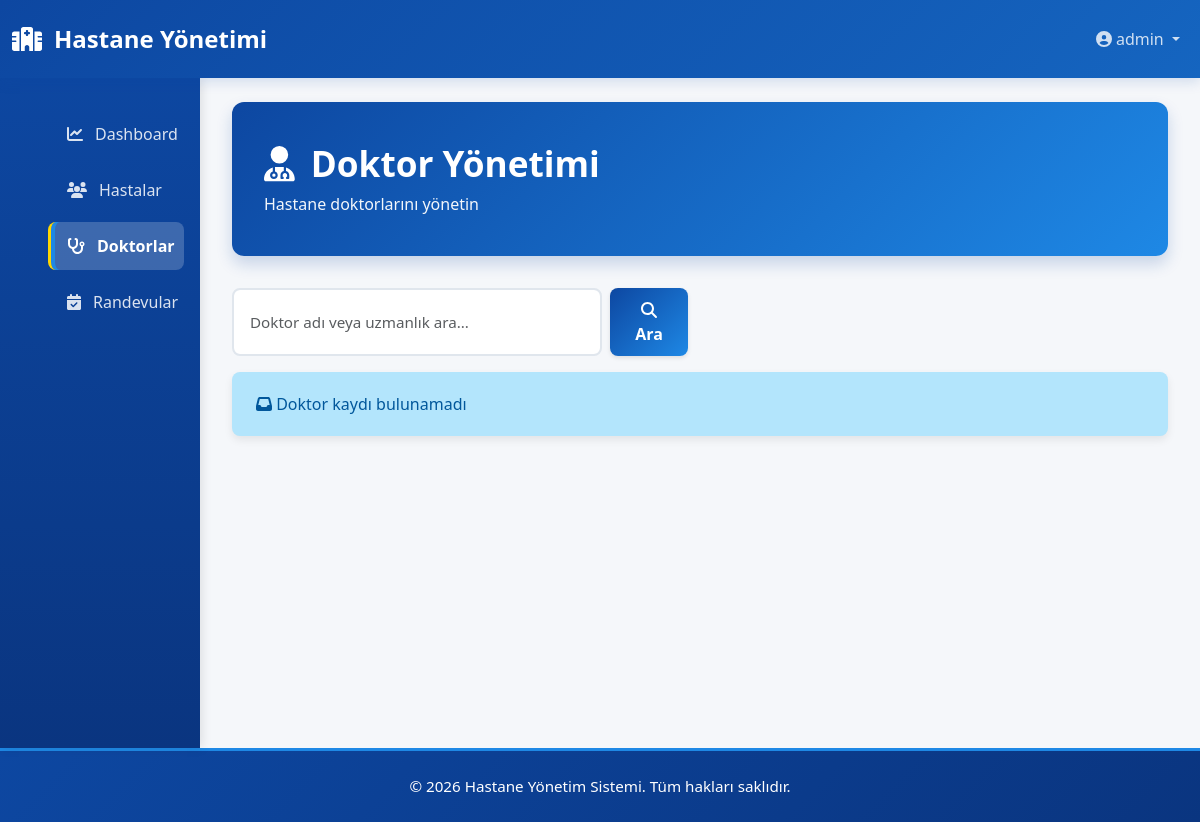
Page /doctors/ (signed in) on the earlier database version.
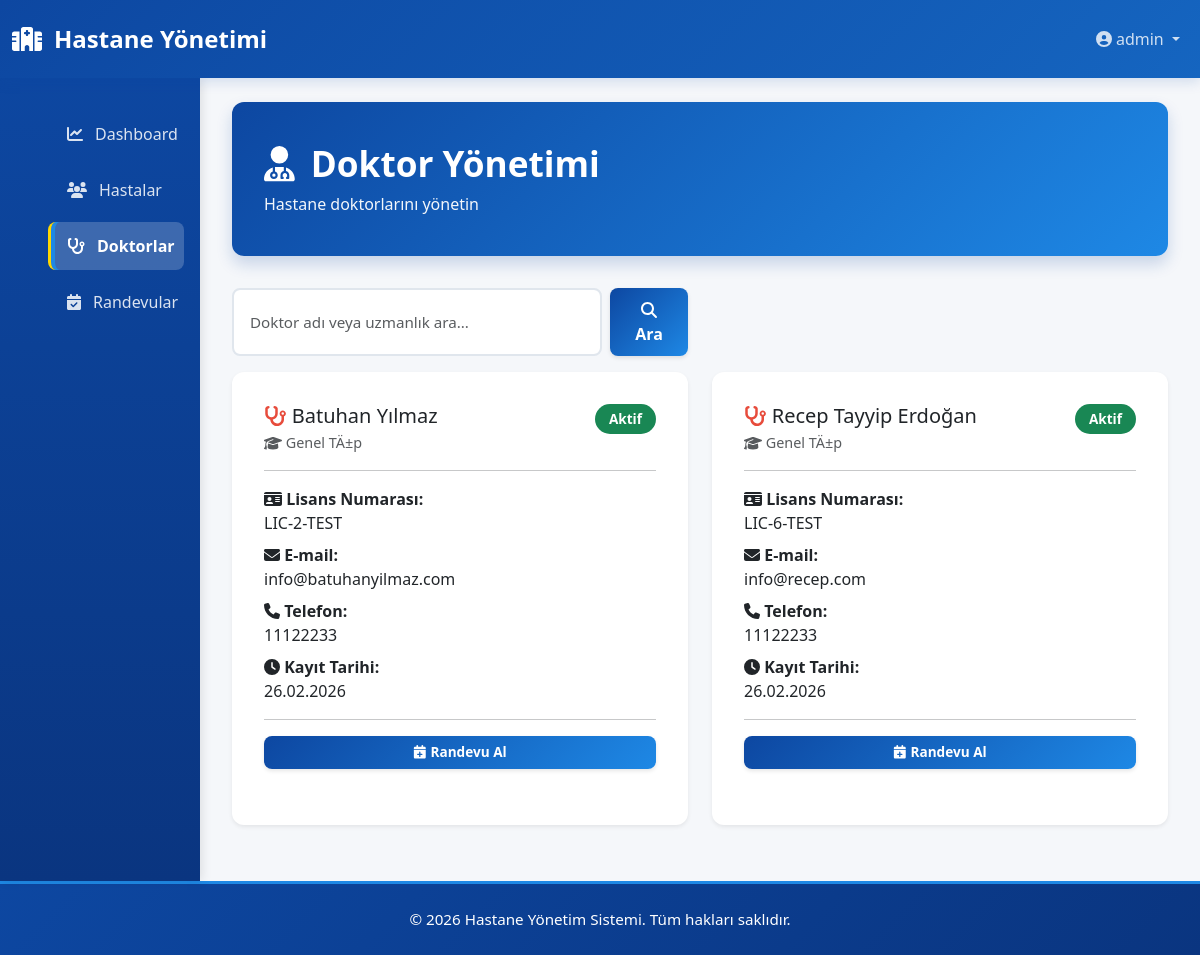
Same page on the later database version.
### user/models.py (models this page shows, shortened)
class CustomUser(AbstractUser):
    ROLE_CHOICES = (
        ('DOCTOR', 'Doctor'),
        ('SECRETARY', 'Secretary'),
    )
    role = models.CharField(max_length=20, choices=ROLE_CHOICES)
    phone = models.CharField(max_length=20, blank=True, null=True)
    created_at = models.DateTimeField(auto_now_add=True)

### doctor/models.py (models this page shows, shortened)
class Doctor(models.Model):
    user = models.OneToOneField(User, on_delete=models.CASCADE)
    license_number = models.CharField(max_length=100, unique=True)
    specialization = models.CharField(max_length=100)
    created_at = models.DateTimeField(auto_now_add=True)

### doctor/views.py (the view)
# urls.py: path("", DoctorListView.as_view(), name="doctor_list"),
class DoctorListView(LoginRequiredMixin, ListView):
    model = Doctor
    template_name = 'doctor_list.html'
    context_object_name = 'doctors'
    ordering = ['user__last_name']
    def get_queryset(self):
        user = self.request.user
        if user.role == 'DOCTOR':
            return Doctor.objects.filter(user=user)
        else:
            return Doctor.objects.all()

### templates/doctor_list.html (shortened to what this page needs)
{% extends 'base.html' %}
{% block content %}
<div class="page-header">
    <h1><i class="fas fa-user-md"></i> Doktor Yönetimi</h1>
    <p class="mt-2 mb-0">Hastane doktorlarını yönetin</p>
</div>
<div class="row mb-3">
    <div class="col-md-6">
        <form method="get" class="d-flex gap-2">
            <input type="text" name="search" class="form-control" placeholder="Doktor adı veya uzmanlık ara..." value="{{ request.GET.search }}">
            <button type="submit" class="btn btn-primary">
                <i class="fas fa-search"></i> Ara
            </button>
        </form>
    </div>
</div>
<div class="row">
    {% for doctor in doctors %}
    <div class="col-md-6 mb-4">
        <div class="card h-100 border-0 shadow-sm">
            <div class="card-body">
                <div class="d-flex justify-content-between align-items-start mb-3">
                    <div>
                        <h5 class="card-title mb-1">
                            <i class="fas fa-stethoscope" style="color: #e74c3c;"></i>
                            {{ doctor.user.first_name }} {{ doctor.user.last_name }}
                        </h5>
                        <p class="text-muted mb-0" style="font-size: 0.9rem;">
                            <i class="fas fa-graduation-cap"></i> {{ doctor.specialization }}
                        </p>
                    </div>
                    <span class="badge bg-success">Aktif</span>
                </div>
                <hr>
                <div class="mb-3">
                    <p class="mb-2">
                        <strong><i class="fas fa-id-card"></i> Lisans Numarası:</strong><br>
                        {{ doctor.license_number }}
                    </p>
                    <p class="mb-2">
                        <strong><i class="fas fa-envelope"></i> E-mail:</strong><br>
                        {{ doctor.user.email }}
                    </p>
                    <p class="mb-2">
                        <strong><i class="fas fa-phone"></i> Telefon:</strong><br>
                        {{ doctor.user.phone }}
                    </p>
                    <p class="mb-0">
                        <strong><i class="fas fa-clock"></i> Kayıt Tarihi:</strong><br>
                        {{ doctor.created_at|date:"d.m.Y" }}
                    </p>
                </div>
                <hr>
                <a href="{% url 'appointment_create' %}" class="btn btn-sm btn-primary w-100">
                    <i class="fas fa-calendar-plus"></i> Randevu Al
                </a>
            </div>
        </div>
    </div>
    {% empty %}
    <div class="col-md-12">
        <div class="alert alert-info" role="alert">
            <i class="fas fa-inbox"></i> Doktor kaydı bulunamadı
        </div>
    </div>
    {% endfor %}
</div>
{% endblock %}

### templates/base.html (shortened to what this page needs)
<!DOCTYPE html>
<html lang="tr">
<head>
    <link href="https://cdn.jsdelivr.net/npm/bootstrap@5.3.0/dist/css/bootstrap.min.css" rel="stylesheet">
    <link rel="stylesheet" href="https://cdnjs.cloudflare.com/ajax/libs/font-awesome/6.4.0/css/all.min.css">
</head>
<body>
    <nav class="navbar navbar-expand-lg navbar-dark">
        <div class="container-fluid">
            <a class="navbar-brand" href="{% url 'dashboard' %}">
                <i class="fas fa-hospital"></i>
                Hastane Yönetimi
            </a>
            <div class="collapse navbar-collapse" id="navbarNav">
                <ul class="navbar-nav ms-auto">
                    <li class="nav-item dropdown">
                        <a class="nav-link dropdown-toggle" href="#" id="userDropdown" role="button" data-bs-toggle="dropdown" aria-expanded="false">
                            <i class="fas fa-user-circle"></i> {{ user.get_full_name|default:user.username }}
                        </a>
                    </li>
                </ul>
            </div>
        </div>
    </nav>
    <div class="container-fluid flex-grow-1">
        <div class="row h-100">
            <nav class="col-lg-2 sidebar d-none d-lg-block">
                <ul class="sidebar-menu">
                    <li>
                        <a href="{% url 'dashboard' %}" class="{% if request.resolver_match.url_name == 'dashboard' %}active{% endif %}">
                            <i class="fas fa-chart-line"></i>
                            <span>Dashboard</span>
                        </a>
                    </li>
                    <li>
                        <a href="{% url 'patient_list' %}" class="{% if 'patient' in request.resolver_match.url_name %}active{% endif %}">
                            <i class="fas fa-users"></i>
                            <span>Hastalar</span>
                        </a>
                    </li>
                    <li>
                        <a href="{% url 'doctor_list' %}" class="{% if 'doctor' in request.resolver_match.url_name %}active{% endif %}">
                            <i class="fas fa-stethoscope"></i>
                            <span>Doktorlar</span>
                        </a>
                    </li>
                    <li>
                        <a href="{% url 'appointment_list' %}" class="{% if 'appointment' in request.resolver_match.url_name %}active{% endif %}">
                            <i class="fas fa-calendar-check"></i>
                            <span>Randevular</span>
                        </a>
                    </li>
                </ul>
            </nav>
            <main class="col-lg-10 main-content">
                {% block content %}{% endblock %}
            </main>
        </div>
    </div>
    <footer>
        <p>&copy; 2026 Hastane Yönetim Sistemi. Tüm hakları saklıdır.</p>
    </footer>
</body>
</html>

### templates/base.html (style rules this page uses)
* { margin: 0; padding: 0; box-sizing: border-box; }
:root { --primary-color: #0d47a1; --primary-light: #1565c0; --primary-dark: #0a3580; --secondary-color: #1e88e5; --success-color: #43a047; --danger-color: #e53935; --warning-color: #fb8c00; --info-color: #1e88e5; --light-bg: #f5f7fa; --border-color: #e0e6ed; }
html, body { height: 100%; background-color: var(--light-bg); }
body { font-family: 'Segoe UI', Tahoma, Geneva, Verdana, sans-serif; color: #333; display: flex; flex-direction: column; }
.navbar { background: linear-gradient(135deg, var(--primary-color) 0%, var(--primary-light) 100%); box-shadow: 0 4px 12px rgba(13, 71, 161, 0.15); padding: 1rem 0; position: sticky; top: 0; z-index: 1030; }
.navbar-brand { font-weight: 700; font-size: 1.5rem; display: flex; align-items: center; gap: 12px; color: white !important; }
.navbar-dark .navbar-nav .nav-link { color: rgba(255, 255, 255, 0.8); transition: all 0.3s ease; margin-left: 1rem; }
.sidebar { background: linear-gradient(180deg, var(--primary-color) 0%, var(--primary-dark) 100%); min-height: calc(100vh - 80px - 50px); padding: 2rem 1rem; box-shadow: 2px 0 10px rgba(0, 0, 0, 0.1); position: sticky; top: 80px; }
.sidebar-menu { list-style: none; display: flex; flex-direction: column; gap: 0.5rem; }
.sidebar-menu a { color: rgba(255, 255, 255, 0.85); display: flex; align-items: center; gap: 12px; padding: 12px 16px; text-decoration: none; border-radius: 8px; transition: all 0.3s cubic-bezier(0.4, 0, 0.2, 1); border-left: 3px solid transparent; position: relative; }
.sidebar-menu a.active { background-color: rgba(255, 255, 255, 0.2); color: white; border-left-color: #ffd700; box-shadow: inset 4px 0 0 var(--info-color); font-weight: 600; }
.main-content { flex: 1; padding: 2rem 2rem; overflow-y: auto; }
.page-header { background: linear-gradient(135deg, var(--primary-color) 0%, var(--secondary-color) 100%); color: white; padding: 2.5rem 2rem; border-radius: 12px; margin-bottom: 2rem; box-shadow: 0 8px 16px rgba(13, 71, 161, 0.2); margin-top: -0.5rem; }
.page-header h1 { margin: 0; display: flex; align-items: center; gap: 1rem; font-size: 2.2rem; font-weight: 700; }
.page-header p { margin-top: 0.75rem; font-size: 1rem; opacity: 0.95; }
.card { border: none; border-radius: 12px; box-shadow: 0 2px 8px rgba(0, 0, 0, 0.08); transition: all 0.3s cubic-bezier(0.4, 0, 0.2, 1); overflow: hidden; margin-bottom: 1.5rem; }
.card-body { padding: 2rem; }
.btn { border-radius: 8px; font-weight: 600; padding: 0.625rem 1.25rem; transition: all 0.3s ease; border: none; box-shadow: 0 2px 4px rgba(0, 0, 0, 0.1); }
.btn-primary { background: linear-gradient(135deg, var(--primary-color), var(--secondary-color)); }
.btn-sm { padding: 0.4rem 0.75rem; font-size: 0.85rem; }
.form-control, .form-select { border-radius: 8px; border: 2px solid var(--border-color); padding: 0.75rem 1rem; transition: all 0.3s ease; font-size: 0.95rem; }
.badge { padding: 0.5rem 0.875rem; border-radius: 20px; font-weight: 600; font-size: 0.85rem; display: inline-block; }
footer { background: linear-gradient(135deg, var(--primary-color) 0%, var(--primary-dark) 100%); color: white; text-align: center; padding: 1.5rem; margin-top: auto; border-top: 3px solid var(--secondary-color); }
footer p { margin: 0; font-size: 0.95rem; }
.card, .page-header, .stat-card { animation: slideIn 0.3s ease; }

Differences in the rows shown:
added Doctor: user.first_name "Batuhan", user.last_name "Yılmaz", specialization "Genel TÄ±p", license_number "LIC-2-TEST", user.email "info@batuhanyilmaz.com", user.phone "11122233", created_at "26.02.2026"
added Doctor: user.first_name "Recep Tayyip", user.last_name "Erdoğan", specialization "Genel TÄ±p", license_number "LIC-6-TEST", user.email "info@recep.com", user.phone "11122233", created_at "26.02.2026"
Other differences:
text no longer shown: "Doktor kaydı bulunamadı"
